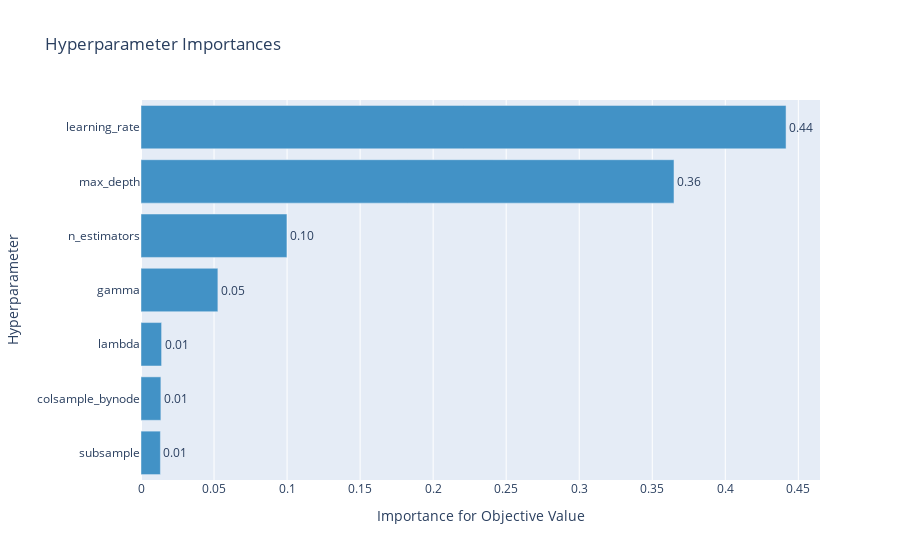

Notebook code for this chart:
### Code cell
optuna.visualization.plot_param_importances(study_XGB)

### Figure 1 — Plotly figure (JSON) as saved in the notebook; plotly's stock layout.template omitted (floating-point values rounded to 4 significant figures)
{"data": [{"cliponaxis": false, "hovertemplate": ["subsample (CategoricalDistribution): 0.013282397059323171<extra></extra>", "colsample_bynode (CategoricalDistribution): 0.013612381789621814<extra></extra>", "lambda (FloatDistribution): 0.014098859932169356<extra></extra>", "gamma (FloatDistribution): 0.05263361982440743<extra></extra>", "n_estimators (CategoricalDistribution): 0.0999004666096817<extra></extra>", "max_depth (IntDistribution): 0.36487720784830047<extra></extra>", "learning_rate (FloatDistribution): 0.4415950669364962<extra></extra>"], "marker": {"color": "rgb(66,146,198)"}, "orientation": "h", "text": ["0.01", "0.01", "0.01", "0.05", "0.10", "0.36", "0.44"], "textposition": "outside", "type": "bar", "x": [0.01328, 0.01361, 0.0141, 0.05263, 0.0999, 0.3649, 0.4416], "y": ["subsample", "colsample_bynode", "lambda", "gamma", "n_estimators", "max_depth", "learning_rate"]}], "layout": {"showlegend": false, "title": {"text": "Hyperparameter Importances"}, "xaxis": {"title": {"text": "Importance for Objective Value"}}, "yaxis": {"title": {"text": "Hyperparameter"}}}}
